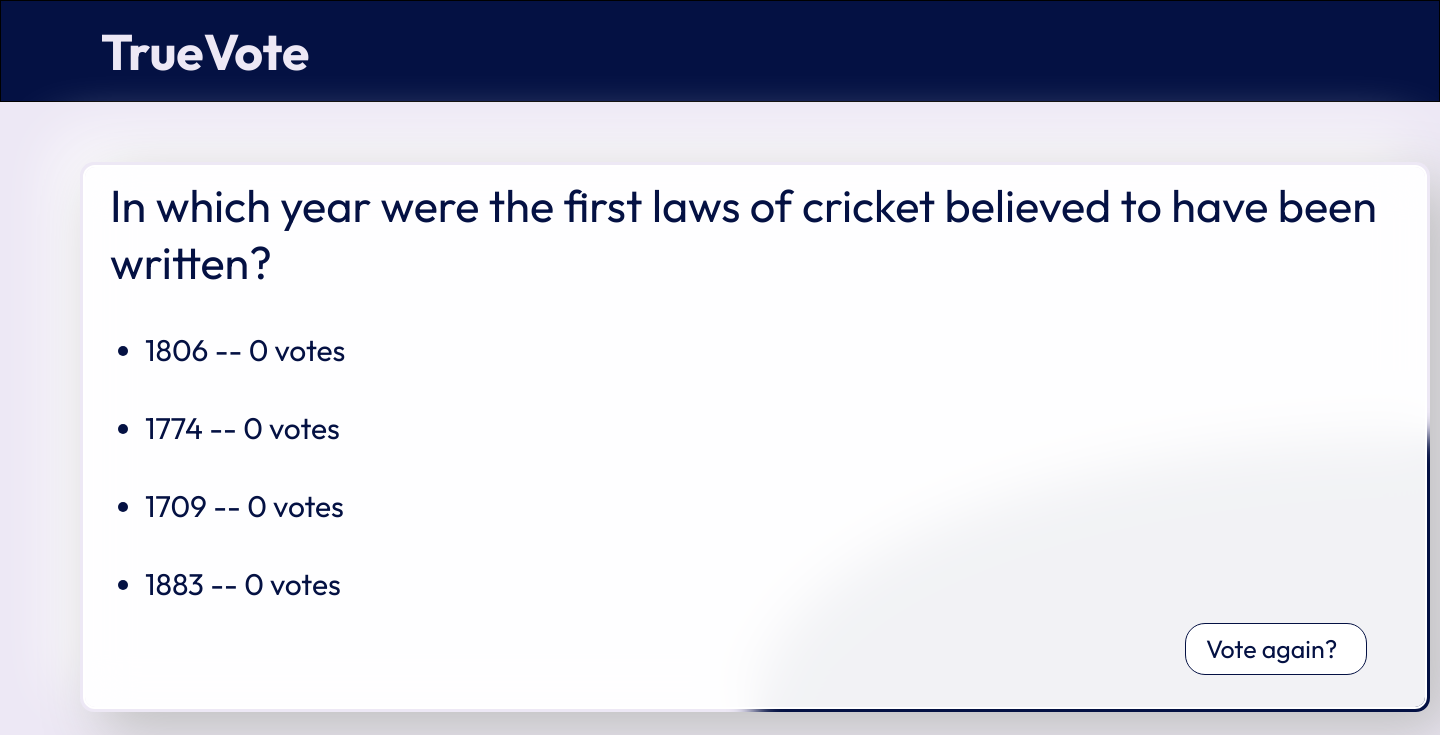
The app's page /polls/2/results/ with its own data.
### polls/models.py (models this page shows, shortened)
class Question(models.Model):
    question_text=models.CharField(max_length=200)
    pub_date=models.DateTimeField("Date Published")

class Choice(models.Model):
    question=models.ForeignKey(Question,on_delete=models.CASCADE)
    choice_text=models.CharField(max_length=200)
    votes=models.IntegerField(default=0)

### polls/views.py (the view)
# urls.py: path("<int:pk>/results/", views.ResultsView.as_view(), name="results"),
class ResultsView(generic.DetailView):
    model = Question
    template_name = "polls/results.html"

### polls/templates/polls/results.html (shortened to what this page needs)
{% load static %}
<link rel="stylesheet" href="{% static 'polls/style.css' %}">
<h1 class="topstart">TrueVote</h1>
<div class="card">
    <div class="bg">
        <h2 class="ques">{{ question.question_text }}</h2>
        <ul>
        {% for choice in question.choice_set.all %}
            <li class="ins4">{{ choice.choice_text }} -- {{ choice.votes }} vote{{ choice.votes|pluralize }}</li>
        {% endfor %}
        </ul>
        <a class="ins3" href="{% url 'polls:detail' question.id %}">Vote again?</a>
    </div>
</div>

### polls/static/polls/style.css (style rules this page uses)
* { margin:0; padding:0; text-decoration: none; font-family: "Outfit", sans-serif; }
a:link , a:visited , a.active { color: #041143; }
a { display: flex; align-items: center; padding: 0px 20px 0px 20px; width: 1200px; height: 100px; border-radius: 20px; }
.topstart { border: 1px solid black; width: auto; height: 100px; background-color:#041143; color: #EDE8F5; padding-left: 100px; display: flex; align-items: center; transition: 1s; font-size: 50px; }
.ques { font-weight: 400; padding-left: 25px; margin-top: 10px; }
.card { margin: 60px 40px 40px 80px; position: relative; width: 1350px; height: 550px; border-radius: 14px; z-index: 1111; overflow: hidden; display: flex; flex-direction: column; align-items: center; justify-content: center; box-shadow: 20px 20px 60px #bebebe, -20px -20px 60px #ffffff; ; }
.bg { position: absolute; top: 5px; left: 5px; width: 1340px; height:540px; z-index: 2; background: rgba(255, 255, 255, .95); backdrop-filter: blur(24px); border-radius: 10px; overflow: hidden; outline: 2px solid white; }
.ins3 { position: relative; left: 1100px; width: 140px; height: 50px; border: 1px solid #041143; border-radius: 20px; background-color: white; font-size: 25px; transition: 1s; }
.ins4 { margin: 40px 20px 20px 60px; }

### records on screen
Question: question_text "In which year were the first laws of cricket believed to have been written?"
Choice: choice_text "1806", votes "0"
Choice: choice_text "1774", votes "0"
Choice: choice_text "1709", votes "0"
Choice: choice_text "1883", votes "0"
